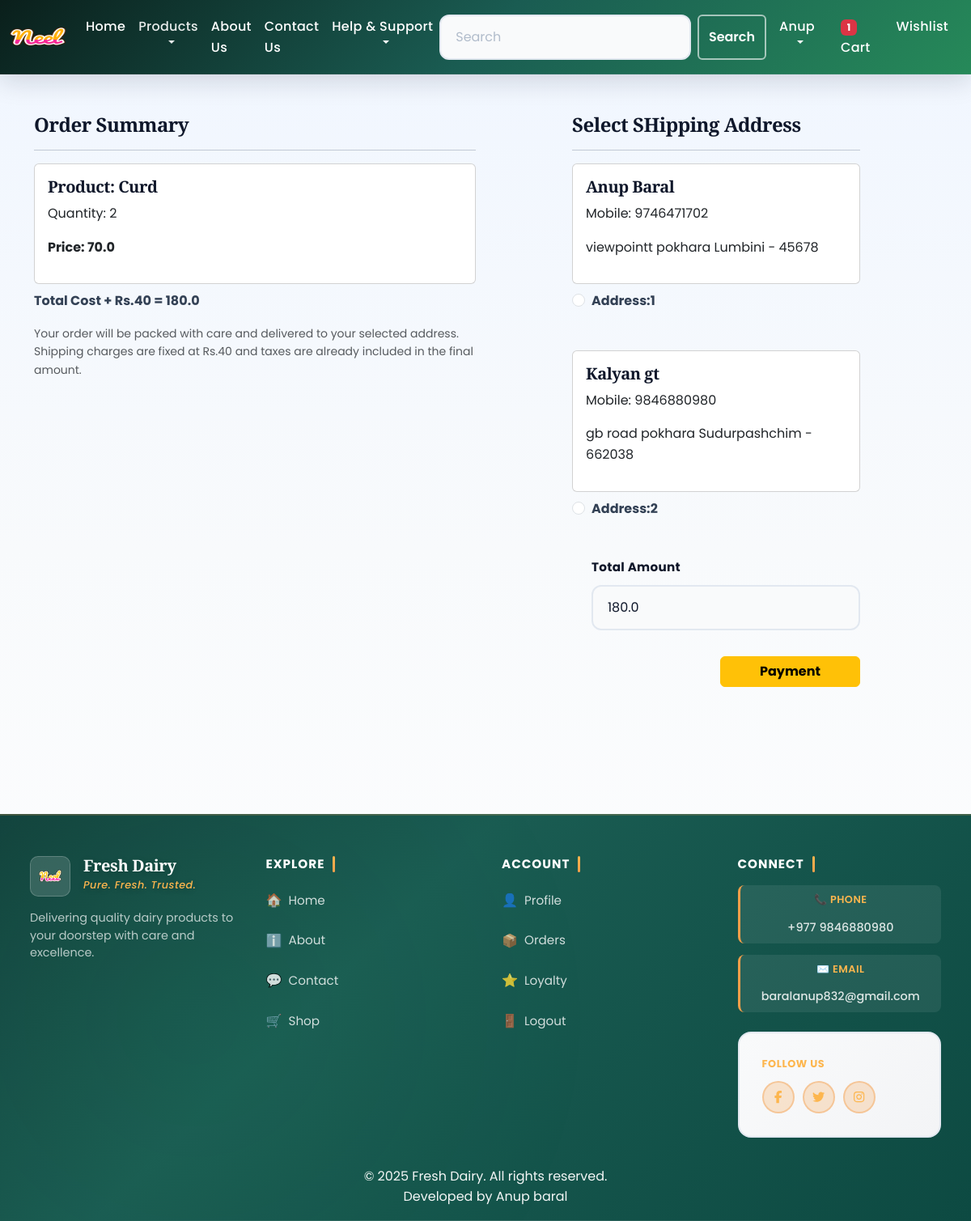
The page /checkout/process/ (signed in) on the database as committed earlier.
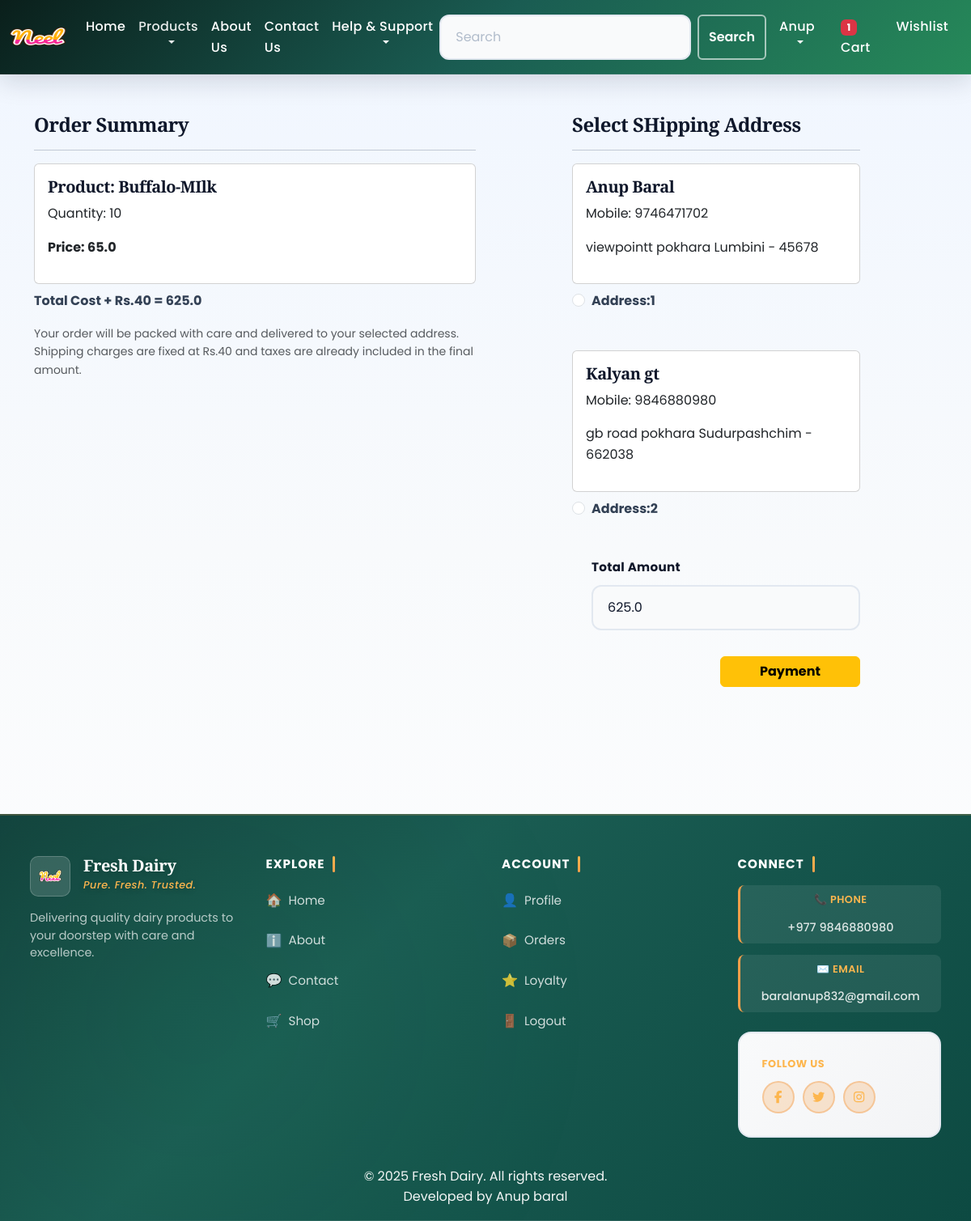
The same page on the database as committed later.
### app/models.py (models this page shows, shortened)
class Cart(models.Model):
    user = models.ForeignKey(User,on_delete=models.CASCADE)
    product = models.ForeignKey(Product,on_delete=models.CASCADE)
    variant = models.ForeignKey(ProductVariant, on_delete=models.SET_NULL, null=True, blank=True)
    quantity = models.PositiveIntegerField(default=1)
    @property
    def unit_price(self):
        return self.variant.discounted_price if self.variant else self.product.discounted_price
    @property
    def bulk_discount(self):
        discounts = self.product.bulk_discounts.filter(
            is_active=True,
            min_quantity__lte=self.quantity
        ).order_by('-min_quantity')
        return discounts.first() if discounts.exists() else None
    @property
    def bulk_discount_amount(self):
        discount = self.bulk_discount
        if discount:
            return discount.calculate_discount(self.unit_price, self.quantity) * self.quantity
        return 0
    @property
    def total_cost(self):
        base_cost = self.quantity * self.unit_price
        return base_cost - self.bulk_discount_amount

class Product(models.Model):
    title = models.CharField(max_length=100)
    selling_price = models.FloatField()
    discounted_price = models.FloatField()
    description = models.TextField()
    composition = models.TextField(default='')
    prodapp = models.TextField(default='')
    category = models.CharField(choices=CATEGORY_CHOICES, max_length=2)
    product_image = models.ImageField(upload_to='product')
    farmer = models.ForeignKey('Farmer', on_delete=models.SET_NULL, null=True, blank=True, related_name='products')

class Customer(models.Model):
    user = models.ForeignKey(User,on_delete=models.CASCADE)
    name = models.CharField(max_length=200)
    locality = models.CharField(max_length=200)
    city = models.CharField(max_length=50)
    mobile = models.IntegerField(default=0)
    zipcode = models.IntegerField()
    state = models.CharField(choices=STATE_CHOICES, max_length=100)

### app/views.py (the view, shortened to what this page needs)
# urls.py: path('checkout/', views.show_cart, name='show_cart'),
class checkout(View):
    def get(self, request):
        user = request.user
        add = Customer.objects.filter(user=user)
        cart_items = Cart.objects.filter(user=user)
        famount = 0
        for p in cart_items:
            famount += p.total_cost
        totalamount = famount + 40
        razoramount = int(totalamount * 100)  # in paise
        client = razorpay.Client(auth=(settings.RAZOR_KEY_ID, settings.RAZOR_KEY_SECRET))
        data = {
            "amount": razoramount,
            "currency": "INR",
            "receipt": "order_rcptid_12"
        }
        payment_response = client.order.create(data=data)
        print(payment_response)
        order_id = payment_response['id']
        order_status = payment_response['status']
        return render(request, 'app/checkout.html', locals())

### app/context_processors.py (called while the page is built)
def cart_item_count(request):
    totalitem = 0
    if request.user.is_authenticated:
        totalitem = Cart.objects.filter(user=request.user).count()
    return {'totalitem': totalitem}

### app/models.py (called while the page is built)
    def calculate_discount(self, unit_price, quantity):
        if quantity >= self.min_quantity:
            return unit_price * (self.discount_percentage / 100)
        return 0

### app/templates/app/checkout.html (shortened to what this page needs)
{% extends "app/base.html" %}
{% load static %}
{% block main-content %}
<div class="container">
    <div class="row mt-5">
        <div class="col-sm-6">
            <h4>Order Summary</h4>
            <hr>
            {% for item in cart_items %}
            <div class="card mb-2">
                <div class="card-body">
                    <h5>Product: {{ item.product.title }}</h5>
                    <p>Quantity: {{ item.quantity }}</p>
                    <p class="fw-bold">Price: {{ item.product.discounted_price }}</p>
                </div>
            </div>
            {% endfor %}
            <p class="fw-bold">Total Cost + Rs.40 = {{ totalamount }}</p>
            <small class="text-muted d-block">
                Your order will be packed with care and delivered to your selected address.
                Shipping charges are fixed at Rs.40 and taxes are already included in the final amount.
            </small>
            <br><br>
            <br><br>
        </div>
        <div class="col-sm-4 offset-sm-1">
            <h4>Select SHipping Address</h4>
            <hr>
            <form method="post" id="myform">
                {% for ad in add %}
                <div class="card">
                    <div class="card-body">
                        <h5>{{ ad.name }}</h5>
                        <p>Mobile: {{ ad.mobile }}</p>
                        <p>{{ ad.locality }} {{ ad.city }} {{ ad.state }} - {{ ad.zipcode }}</p>
                    </div>
                </div>
                <div class="form-check mt-2 mb-5">
                    <input class="form-check-input" type="radio" name="custid" id="custadd{{ forloop.counter }}" value="{{ ad.id }}">
                    <label class="form-check-label fw-bold" for="custadd{{ forloop.counter }}">
                        Address:{{ forloop.counter }} </label>
                </div>
                {% endfor %}
                <div class="form-check mb-3">
                    <label for="totalamount" class="form-label">Total Amount</label>
                    <input type="number" class="form-control" name="totalamount" value={{ totalamount }} readonly>
                </div>
                <div class="text-end">
                    <button id="rzp-button1" type="submit" class="btn btn-warning mt-3 px-5 fw-bold">Payment</button>
                    <br><br>
                    <br><br>
                </div>
            </form>
        </div>
    </div>
</div>
{% endblock main-content %}

Rows that differ between the two databases and show on the page:
removed Cart: product "Curd", quantity "2", product.discounted_price "70.0"
added Cart: product "Buffalo-MIlk", quantity "10", product.discounted_price "65.0"
Other text that changed with them:
{{ totalamount }}: "180.0" → "625.0"
form field totalamount: "180.0" → "625.0"
